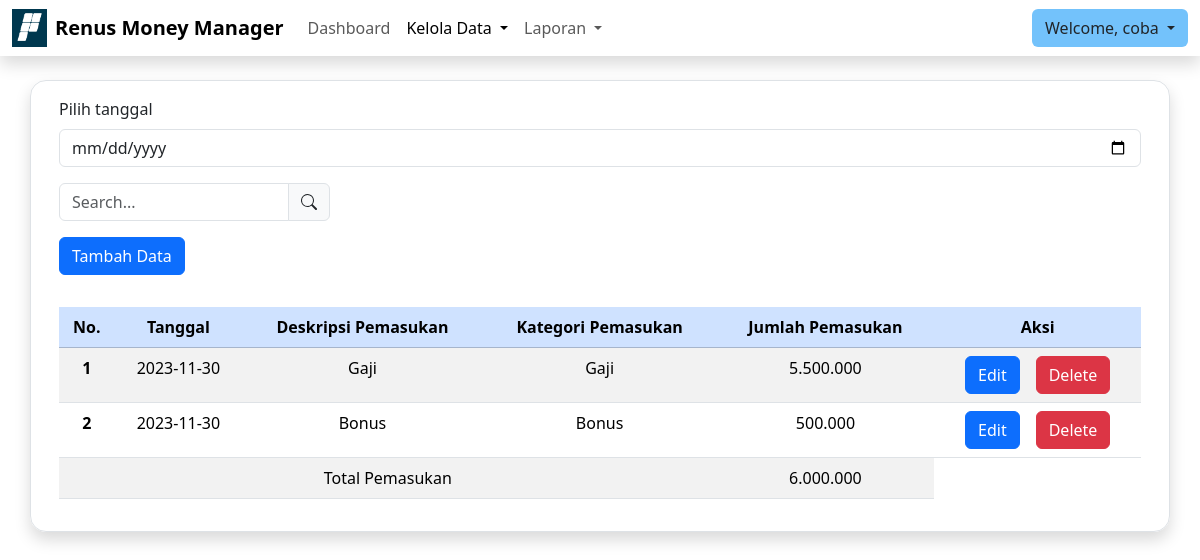
Page /kelolaPemasukan.php?filter_tgl=2023-11-30 (signed in) on the committed database.
### tables this page shows
CREATE TABLE `pemasukan` (
  `id_pemasukan` int(11) NOT NULL,
  `tanggal` date NOT NULL,
  `deskripsi` varchar(50) NOT NULL,
  `id_kategori` int(11) NOT NULL,
  `jumlah` int(11) NOT NULL,
  `id_user` int(11) NOT NULL
);

CREATE TABLE `kategori_pemasukan` (
  `id_kategori` int(11) NOT NULL,
  `nama_kategori` varchar(255) NOT NULL
);

### functions/query.php (called while the page is built)
<?php
    $db = mysqli_connect('localhost', 'u749483805_cash', 'Ramadani1234?', 'u749483805_cash');
    if (mysqli_connect_error() == true) {
        die('Gagal terhubung ke database');
        return false;
    } else {
        return true;
    }
    function query($query) {
        global $db;
        $result = mysqli_query($db, $query);
        $rows = [];
        while( $row = mysqli_fetch_assoc($result) ) {
            $rows[] = $row;
        }
        return $rows;
    }
?>

### kelolaPemasukan.php (the view, shortened to what this page needs)
<?php
    require 'functions/query.php';
    if(isset($_COOKIE['login'])) {
        if ($_COOKIE['level'] == 'user') {
            $_SESSION['login'] = true;
            $username = $_COOKIE['login'];
            $id = $_COOKIE['id'];
        }
        elseif ($_COOKIE['level'] == 'admin') {
            $_SESSION['login'] = true;
            header('Location: kelolaPengguna');
        }
    }
    elseif ($_SESSION['role'] == 'user') {
        $username = $_SESSION['user'];
        $id = $_SESSION['id'];
    }
    else {
        if ($_SESSION['role'] == 'admin') {
            header('Location: kelolaPengguna');
            exit;
        }
    }
    if (isset($_GET['filter_tgl'])) {
        $date = $_GET['filter_tgl'];
        $queryPemasukan = "SELECT * FROM pemasukan
                            JOIN kategori_pemasukan ON pemasukan.id_kategori = kategori_pemasukan.id_kategori
                            WHERE tanggal = '$date' AND id_user = '$id'
                            ORDER BY tanggal DESC
                            ";
    }
    $pemasukan = query($queryPemasukan);
?>
<!DOCTYPE html>
<html lang="en">
<head>
    <link href="https://cdn.jsdelivr.net/npm/bootstrap@5.3.2/dist/css/bootstrap.min.css" rel="stylesheet">
</head>
<body>
    <nav class="navbar navbar-expand-lg bg-white shadow sticky-top">
        <div class="container-fluid">
            <img src="img/rns.png" width="35px">
            <div class="ms-2 navbar-brand fw-bold">Renus Money Manager</div>
            <div class="collapse navbar-collapse" id="navbarSupportedContent">
                <ul class="navbar-nav me-auto mb-2 mb-lg-0">
                    <li class="nav-item">
                        <a class="nav-link" aria-current="page" href="dashboard">Dashboard</a>
                    </li>
                    <li class="nav-item dropdown">
                        <a class="nav-link active dropdown-toggle" href="#" role="button" data-bs-toggle="dropdown" aria-expanded="false">
                            Kelola Data
                        </a>
                    </li>
                    <li class="nav-item dropdown">
                        <a class="nav-link dropdown-toggle" href="#" role="button" data-bs-toggle="dropdown" aria-expanded="false">
                            Laporan
                        </a>
                    </li>
                </ul>
            </div>
            <div class="dropdown">
                <button class="btn dropdown-toggle" style="background: #73c2fb" type="button" data-bs-toggle="dropdown" aria-expanded="false">
                    Welcome, <?= $username ?>
                </button>
            </div>
        </div>
    </nav>
    <div class="container mt-4 border rounded-4 shadow">
        <div class="row">
            <div class="col">
                <div class="m-3">
                    <form action="kelolaPemasukan" method="GET">
                        <label for="filter" class="mb-2">Pilih tanggal</label>
                        <input type="date"x class="form-control" id="filter" name="filter_tgl" onchange="submit()">
                    </form>
                </div>
                <div class="m-3">
                    <form action="kelolaPemasukan" method="GET" id="search-form">
                        <div class="input-group mb-3 w-25">
                            <input type="text" class="form-control" placeholder="Search..." aria-label="Search" aria-describedby="search-bar" name="search_query">
                            <span class="input-group-text" id="search-bar" onclick="$('#search-form').submit()">
                            </span>
                        </div>
                    </form>
                </div>
                <div class="m-3">
                    <button type="button" class="btn btn-primary" data-bs-toggle="modal" data-bs-target="#modalTambah">
                        Tambah Data
                    </button>
                </div>
                <div class="p-3">
                    <table class="table table-striped text-center">
                        <thead>
                            <tr class="table-primary">
                            <th scope="col">No.</th>
                            <th scope="col">Tanggal</th>
                            <th scope="col">Deskripsi Pemasukan</th>
                            <th scope="col">Kategori Pemasukan</th>
                            <th scope="col">Jumlah Pemasukan</th>
                            <th scope="col">Aksi</th>
                            </tr>
                        </thead>
                        <tbody>
                            <?php
                                $index = 1;
                                $totalPemasukan = 0;
                            ?>
                            <?php foreach($pemasukan as $p) : ?>
                            <tr>
                                <th scope="row"> <?= $index ?> </th>
                                <td> <?= $p['tanggal'] ?> </td>
                                <td> <?= $p['deskripsi'] ?> </td>
                                <td> <?= $p['nama_kategori'] ?> </td>
                                <td> <?= str_replace(',', '.', number_format($p['jumlah'])); ?> </td>
                                <td>
                                    <div class="d-flex justify-content-center">
                                        <button type="button" class="btn btn-primary me-3" data-bs-toggle="modal" data-bs-target="#modalEdit"
                                                data-tgl="<?= $p['tanggal'] ?>" data-deskripsi="<?= $p['deskripsi'] ?>"
                                                data-jumlah="<?= $p['jumlah'] ?>" data-id-pemasukan="<?= $p['id_pemasukan'] ?>">
                                            Edit
                                        </button>
                                        <form action="functions/hapusData" method="POST">
                                            <button type="submit" class="btn btn-danger">Delete</button>
                                        </form>
                                    </div>
                                </td>
                            </tr>
                            <?php
                                $index++;
                                $totalPemasukan += $p['jumlah'];
                            ?>
                            <?php endforeach; ?>
                            <?php if (count($pemasukan) > 0) : ?>
                            <tr>
                                <td colspan="4">Total Pemasukan</td>
                                <td> <?= str_replace(',', '.', number_format($totalPemasukan)); ?> </td>
                            </tr>
                            <?php endif; ?>
                        </tbody>
                    </table>
                </div>
            </div>
        </div>
    </div>
</body>
</html>

### rows in the picture
pemasukan: tanggal "2023-11-30", deskripsi "Gaji", id_kategori.nama_kategori "Gaji", jumlah "5.500.000"
pemasukan: tanggal "2023-11-30", deskripsi "Bonus", id_kategori.nama_kategori "Bonus", jumlah "500.000"

### other values in the picture
$username "coba"
str_replace(',', '.', number_format($totalPemasukan)) "6.000.000"
